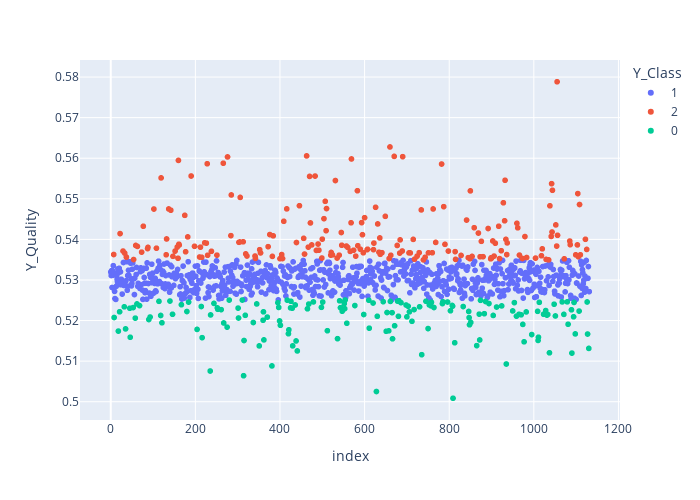

Source (notebook cell):
### Code cell
fig = px.scatter(original, x=original.index, y=original.Y_Quality, color=original.Y_Class, width=700, height=500,)
fig.show()

### Figure 1 — Plotly figure (JSON) as saved in the notebook; plotly's stock layout.template omitted (floating-point values rounded to 4 significant figures; data arrays with more than 128 entries replaced by an {"elided": "..."} marker saying what was removed)
{"data": [{"hovertemplate": "Y_Class=1<br>index=%{x}<br>Y_Quality=%{y}<extra></extra>", "legendgroup": "1", "marker": {"color": "#636efa", "symbol": "circle"}, "mode": "markers", "name": "1", "showlegend": true, "type": "scattergl", "x": {"elided": "766 int values"}, "xaxis": "x", "y": {"elided": "766 float values"}, "yaxis": "y"}, {"hovertemplate": "Y_Class=2<br>index=%{x}<br>Y_Quality=%{y}<extra></extra>", "legendgroup": "2", "marker": {"color": "#EF553B", "symbol": "circle"}, "mode": "markers", "name": "2", "showlegend": true, "type": "scattergl", "x": {"elided": "201 int values"}, "xaxis": "x", "y": {"elided": "201 float values"}, "yaxis": "y"}, {"hovertemplate": "Y_Class=0<br>index=%{x}<br>Y_Quality=%{y}<extra></extra>", "legendgroup": "0", "marker": {"color": "#00cc96", "symbol": "circle"}, "mode": "markers", "name": "0", "showlegend": true, "type": "scattergl", "x": {"elided": "165 int values"}, "xaxis": "x", "y": {"elided": "165 float values"}, "yaxis": "y"}], "layout": {"height": 500, "legend": {"title": {"text": "Y_Class"}, "tracegroupgap": 0}, "margin": {"t": 60}, "width": 700, "xaxis": {"anchor": "y", "autorange": true, "domain": [0, 1], "range": [-72.74, 1204.0], "title": {"text": "index"}, "type": "linear"}, "yaxis": {"anchor": "x", "autorange": true, "domain": [0, 1], "range": [0.4955, 0.5842], "title": {"text": "Y_Quality"}, "type": "linear"}}}
